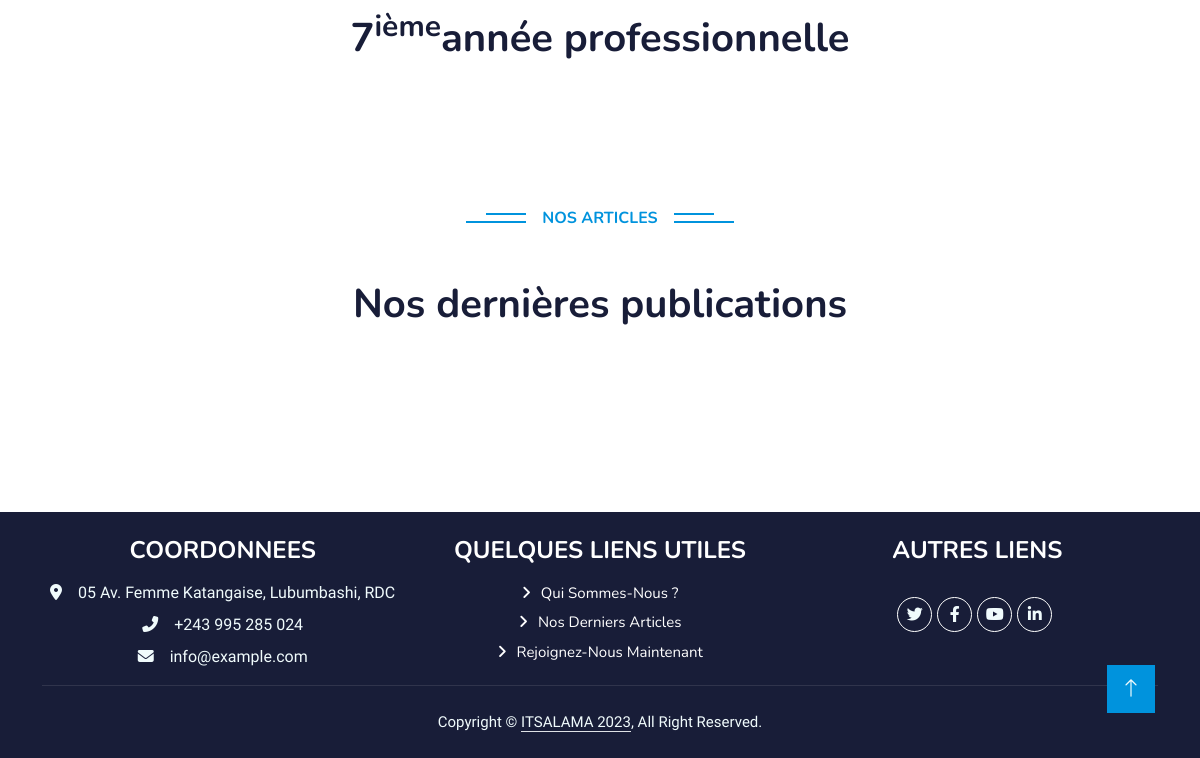
Before: / (lower part) with the older database file.
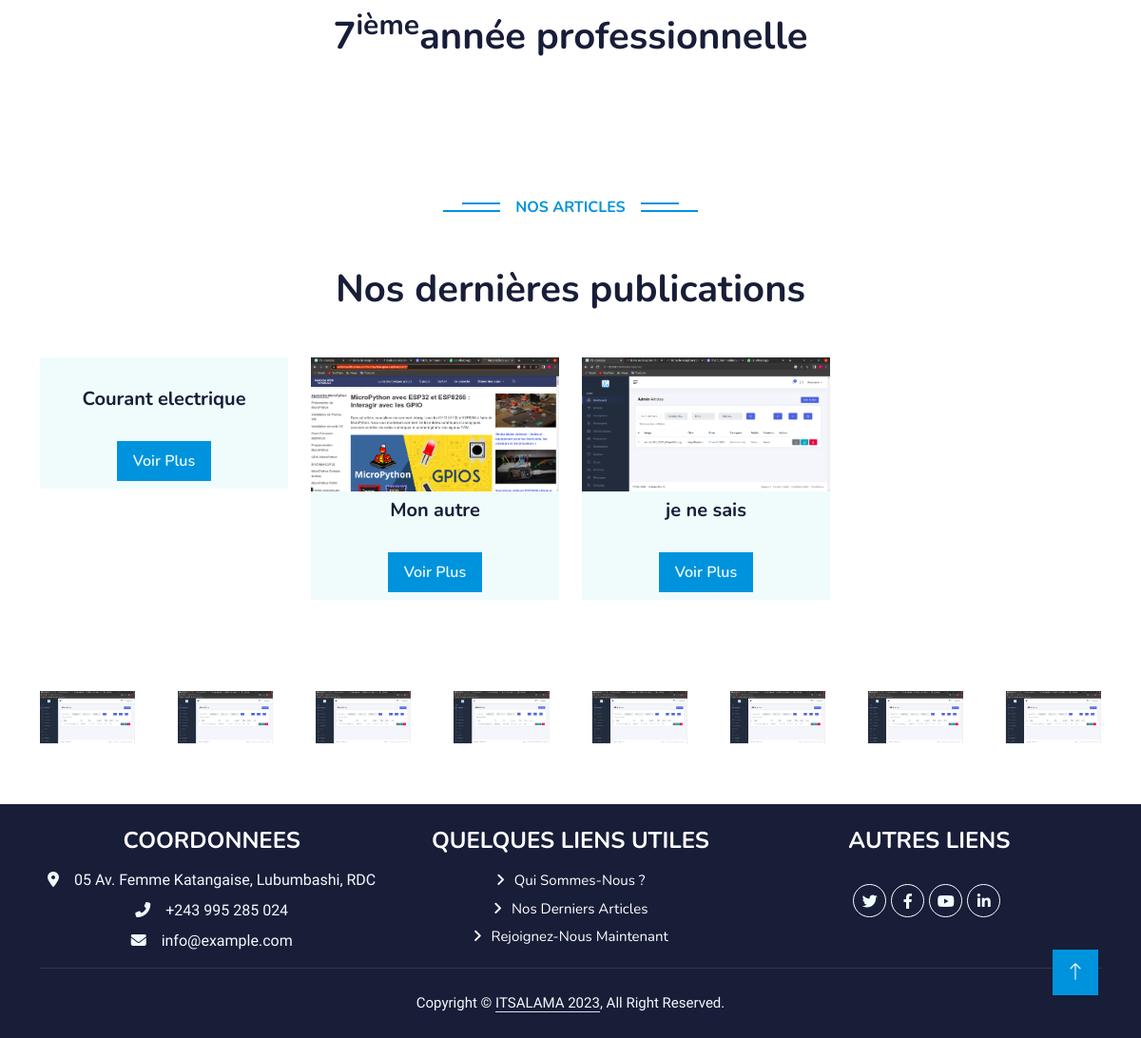
After: the same page with the newer database file.
### appSalama/models.py (models this page shows, shortened)
class Article(models.Model):
    CATEGORIE_ARTICLE_CHOIX = [
        ('Construction', 'Construction'),
        ('Commerciale', 'Commerciale'),
        ('Innovation', 'Innovation'),
        ('Structure', 'Structure'),
        ('Securite', 'Securite'),
    ]
    user = models.ForeignKey(CustomUser, on_delete=models.SET_NULL, null=True, blank=True)
    titre = models.CharField(max_length=255, unique=True, verbose_name="Titre")
    section1 = models.TextField(blank=True, verbose_name="section1")
    section2 = models.TextField(blank=True, verbose_name="section2")
    section3 = models.TextField(blank=True, verbose_name="section3")
    section4 = models.TextField(blank=True, verbose_name="section4")
    slug = models.SlugField(max_length=255, blank=True, unique=True)
    publié = models.BooleanField(default=False, verbose_name="Publié")
    date_creation = models.DateField(blank=True, null=True)
    derniere_modification = models.DateField(auto_now=True)
    image = models.ImageField(upload_to='article', default="image")
    categorie = models.CharField(max_length=255, choices=CATEGORIE_ARTICLE_CHOIX)
    class Meta:
        ordering = ["-date_creation"]
        verbose_name = 'Article'
        verbose_name_plural = 'Articles'

class Partenaire(models.Model):
    user = models.ForeignKey(CustomUser, on_delete=models.SET_NULL, null=True, blank=True, verbose_name="Utilisateur")
    image = models.ImageField(upload_to="partenaire", blank=True, default="image")
    nom = models.CharField(max_length=255, verbose_name="Nom", blank=True)
    date = models.DateField(verbose_name="Date", blank=True, default="image")
    class Meta:
        verbose_name = "Partenaire"

### appSalama/views.py (the view)
# urls.py: path('', index, name="home"),
def index(request):
    formations = Formation.objects.all()
    options = Option.objects.all()
    derniers = Article.objects.all().order_by('-id')[:4]
    partenaires = Partenaire.objects.all()
    context = {
        "formations": formations,
        "options": options,
        "derniers": derniers,
        "partenaires": partenaires,
    }
    return render(request, "appSalama/index.html", context)

### appSalama/templates/appSalama/index.html (shortened to what this page needs)
{% extends 'base.html'%}
{% load static %}
{% block body %}
<div class="container-xxl py-5 wow fadeInUp" data-wow-delay="0.1s">
    <div class="container">
        <div class="text-center">
            <h1 class="mb-5">7<sup>ième</sup>année professionnelle</h1>
        </div>
        </div>
    </div>
<div class="container-xxl py-5">
    <div class="container">
        <div class="text-center wow fadeInUp" data-wow-delay="0.1s">
            <h6 class="section-title bg-white text-center color-text px-3">Nos articles</h6>
            <h1 class="mb-5">Nos dernières publications</h1>
        </div>
        <div class="row g-4">
            {% for a in derniers %}
                <div class="col-lg-3 col-md-6 wow fadeInUp" data-wow-delay="0.1s">
                    <div class="team-item bg-light">
                        <div class="overflow-hidden">
                            <img class="img-fluid" src={{a.image.url}} alt="">
                        </div>
                        <div class="text-center py-2">
                            <h5 class="mb-0">{{a.titre}}</h5>
                            <small>{{a.contenu|safe|truncatewords:15}}</small><br>
                            <a class="btn btn-prim py-2 px-3 mt-2" href={% url 'appSalama:article' slug=a.slug %}>Voir Plus</a>
                        </div>
                    </div>
                </div>
            {% endfor %}
        </div>
    </div>
</div>
<div class="container-fluid py-5 wow fadeInUp" data-wow-delay="0.1s">
    <div class="container py-0 mb-0">
        <div class="bg-white">
            <div class="owl-carousel vendor-carousel">
                {% for p in partenaires %}
                <img src={{p.image.url}} alt="">
                {% endfor %}
            </div>
        </div>
    </div>
</div>
{% endblock body %}

### templates/base.html (shortened to what this page needs)
<!DOCTYPE html>
{% load static %}
<html lang="fr">
    <head>
        <link rel="stylesheet" href= "https://cdnjs.cloudflare.com/ajax/libs/font-awesome/5.10.0/css/all.min.css">
        <link rel="stylesheet" href= "https://cdn.jsdelivr.net/npm/bootstrap-icons@1.4.1/font/bootstrap-icons.css">
        <link rel="stylesheet" href= "https://unicons.iconscout.com/release/v4.0.0/css/line.css">
        <link rel="stylesheet" href= "https://cdnjs.cloudflare.com/ajax/libs/font-awesome/6.3.0/css/all.min.css" />
        <link href= {% static "appSalama/lib/owlcarousel/assets/owl.carousel.min.css" %} rel="stylesheet">
        <link href= {% static "appSalama/lib/animate/animate.min.css" %} rel="stylesheet">
        <link href= {% static "appSalama/css/bootstrap.min.css" %} rel="stylesheet">
        <link href= {% static "appSalama/css/style.css" %} rel="stylesheet">
    </head>
    <body>
        {% block body %}
        {% endblock body%}
        <div class="container-fluid bg-dark text-light text-center footer pt-3 mt-3 wow fadeIn" data-wow-delay="0.1s">
            <div class="container py-2">
                <div class="row g-3">
                    <div class="col-lg-4 col-md-4">
                        <h4 class="text-white mb-3">COORDONNEES</h4>
                        <p class="mb-2"><i class="fa fa-map-marker-alt me-3"></i>05 Av. Femme Katangaise, Lubumbashi, RDC</p>
                        <p class="mb-2"><i class="fa fa-phone-alt me-3"></i>+243 995 285 024</p>
                        <p class="mb-2"><i class="fa fa-envelope me-3"></i>info@example.com</p>
                    </div>
                    <div class="col-lg-4 col-md-4">
                        <h4 class="text-white mb-3">QUELQUES LIENS UTILES</h4>
                        <a class="btn btn-link text-center" href={% url "appSalama:about" %}>Qui sommes-nous ?</a>
                        <a class="btn btn-link text-center" href={% url "appSalama:article" %}>Nos derniers articles</a>
                        <a class="btn btn-link text-center" href={% url "appSalama:inscription" %}>Rejoignez-nous maintenant</a>
                    </div>
                    <div class="col-lg-4 col-md-4">
                        <h4 class="text-white mb-3">AUTRES LIENS</h4>
                        <div class="d-flex justify-content-center pt-3">
                            <a class="btn btn-outline-light btn-social text-center" href=""><i class="fab fa-twitter"></i></a>
                            <a class="btn btn-outline-light btn-social text-center" href=""><i class="fab fa-facebook-f"></i></a>
                            <a class="btn btn-outline-light btn-social text-center" href=""><i class="fab fa-youtube"></i></a>
                            <a class="btn btn-outline-light btn-social text-center" href=""><i class="fab fa-linkedin-in"></i></a>
                        </div>
                    </div>
                </div>
            </div>
            <div class="container">
                <div class="copyright">
                    <div class="row">
                        <div class="col-md-12 text-center text-md-center mb-3 mb-md-0">
                            Copyright
                            &copy; <a class="border-bottom" href="#">ITSALAMA 2023</a>, All Right Reserved.
                        </div>
                    </div>
                </div>
            </div>
        </div>
        <a href="#" class="btn btn-lg btn-prim btn-lg-square back-to-top"><i class="bi bi-arrow-up"></i></a>
    </body>
</html>

### appSalama/static/appSalama/css/style.css (style rules this page uses)
.section-title { text-align: center; margin-bottom: 52px; }
.btn-prim { color: #F0FBFC; background-color: #0093DD; }
.color-text { color: #0093DD; }
:root { --primary: #0093DD; --light: #F0FBFC; --dark: #181d38; }
.back-to-top { position: fixed; display: none; right: 45px; bottom: 45px; z-index: 99; }
.btn { font-family: 'Nunito', sans-serif; font-weight: 600; transition: .5s; }
.btn-lg-square { width: 48px; height: 48px; }
.btn-square, .btn-sm-square, .btn-lg-square { padding: 0; display: flex; align-items: center; justify-content: center; font-weight: normal; border-radius: 0px; }
.section-title { position: relative; display: inline-block; text-transform: uppercase; }
.section-title::before { position: absolute; content: ""; width: calc(100% + 80px); height: 2px; top: 4px; left: -40px; background: var(--primary); z-index: -1; }
.section-title::after { position: absolute; content: ""; width: calc(100% + 120px); height: 2px; bottom: 5px; left: -60px; background: var(--primary); z-index: -1; }
.team-item img { transition: .5s; }
.footer .btn.btn-social { margin-right: 5px; width: 35px; height: 35px; display: flex; align-items: center; justify-content: center; color: var(--light); font-weight: normal; border: 1px solid #FFFFFF; border-radius: 35px; transition: .3s; }
.footer .btn.btn-link { display: block; margin-bottom: 5px; padding: 0; text-align: left; color: #FFFFFF; font-size: 15px; font-weight: normal; text-transform: capitalize; transition: .3s; }
.footer .btn.btn-link::before { position: relative; content: "\f105"; font-family: "Font Awesome 5 Free"; font-weight: 900; margin-right: 10px; }
.footer .copyright { padding: 25px 0; font-size: 15px; border-top: 1px solid rgba(256, 256, 256, .1); }
.footer .copyright a { color: var(--light); }

Changed rows visible on the page:
added Article: titre "Courant electrique"
added Article: image (picture), titre "Mon autre"
added Article: image (picture), titre "je ne sais"
added Partenaire: image (picture)
